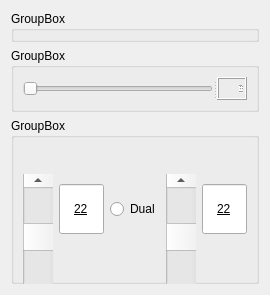
         <widget class="QWidget" name="tab_2">
          <attribute name="title">
           <string>AC Simulation</string>
          </attribute>
          <layout class="QGridLayout" name="gridLayout_6">
           <item row="3" column="0">
            <widget class="QGroupBox" name="groupBox_5">
             <property name="maximumSize">
              <size>
               <width>300</width>
               <height>220</height>
              </size>
             </property>
             <property name="title">
              <string>GroupBox</string>
             </property>
             <layout class="QHBoxLayout" name="horizontalLayout_11">
              <item>
               <layout class="QHBoxLayout" name="horizontalLayout_9">
                <item>
                 <widget class="QScrollBar" name="scrollBarLeftTemp">
                  <property name="minimumSize">
                   <size>
                    <width>30</width>
                    <height>125</height>
                   </size>
                  </property>
                  <property name="maximumSize">
                   <size>
                    <width>16777215</width>
                    <height>70</height>
                   </size>
                  </property>
                  <property name="toolTip">
                   <string>This is a tool tip</string>
                  </property>
                  <property name="statusTip">
                   <string>This is a status tip</string>
                  </property>
                  <property name="whatsThis">
                   <string>This is &quot;what is this&quot;</string>
                  </property>
                  <property name="value">
                   <number>50</number>
                  </property>
                  <property name="orientation">
                   <enum>Qt::Vertical</enum>
                  </property>
                 </widget>
                </item>
                <item>
                 <widget class="QLineEdit" name="lineEditTempL">
                  <property name="maximumSize">
                   <size>
                    <width>45</width>
                    <height>50</height>
                   </size>
                  </property>
                  <property name="styleSheet">
                   <string notr="true">font: 20pt &quot;华文彩云&quot;;
text-decoration: underline;</string>
                  </property>
                  <property name="text">
                   <string>22</string>
                  </property>
                  <property name="alignment">
                   <set>Qt::AlignCenter</set>
                  </property>
                 </widget>
                </item>
               </layout>
              </item>
              <item>
               <widget class="QRadioButton" name="radioButtonDual">
                <property name="maximumSize">
                 <size>
                  <width>55</width>
                  <height>16777215</height>
                 </size>
                </property>
                <property name="styleSheet">
                 <string notr="true">font: 9pt &quot;Arial&quot;;</string>
                </property>
                <property name="text">
                 <string>Dual</string>
                </property>
               </widget>
              </item>
              <item>
               <layout class="QHBoxLayout" name="horizontalLayout_10">
                <item>
                 <widget class="QScrollBar" name="scrollBarRightTemp">
                  <property name="minimumSize">
                   <size>
                    <width>30</width>
                    <height>125</height>
                   </size>
                  </property>
                  <property name="maximumSize">
                   <size>
                    <width>16777215</width>
                    <height>70</height>
                   </size>
                  </property>
                  <property name="toolTip">
                   <string>This is a tool tip</string>
                  </property>
                  <property name="statusTip">
                   <string>This is a status tip</string>
                  </property>
                  <property name="whatsThis">
                   <string>This is &quot;what is this&quot;</string>
                  </property>
                  <property name="value">
                   <number>50</number>
                  </property>
                  <property name="orientation">
                   <enum>Qt::Vertical</enum>
                  </property>
                 </widget>
                </item>
                <item>
                 <widget class="QLineEdit" name="lineEditTempR">
                  <property name="maximumSize">
                   <size>
                    <width>45</width>
                    <height>50</height>
                   </size>
                  </property>
                  <property name="styleSheet">
                   <string notr="true">font: 20pt &quot;华文彩云&quot;;
text-decoration: underline;</string>
                  </property>
                  <property name="text">
                   <string>22</string>
                  </property>
                  <property name="alignment">
                   <set>Qt::AlignCenter</set>
                  </property>
                 </widget>
                </item>
               </layout>
              </item>
             </layout>
            </widget>
           </item>
           <item row="1" column="0">
            <widget class="QGroupBox" name="groupBox_7">
             <property name="title">
              <string>GroupBox</string>
             </property>
             <widget class="QWidget" name="layoutWidget">
              <property name="geometry">
               <rect>
                <x>330</x>
                <y>40</y>
                <width>89</width>
                <height>62</height>
               </rect>
              </property>
              <layout class="QHBoxLayout" name="horizontalLayout_4">
               <item>
                <widget class="QPushButton" name="pushButtonREC">
                 <property name="minimumSize">
                  <size>
                   <width>60</width>
                   <height>60</height>
                  </size>
                 </property>
                 <property name="maximumSize">
                  <size>
                   <width>60</width>
                   <height>60</height>
                  </size>
                 </property>
                 <property name="styleSheet">
                  <string notr="true">border-radius: 20px;  border: 2px groove gray;
font: 12pt &quot;Arial&quot;;
border-style: outset;</string>
                 </property>
                 <property name="text">
                  <string>REC</string>
                 </property>
                </widget>
               </item>
               <item>
                <widget class="QPushButton" name="dispalyREC">
                 <property name="maximumSize">
                  <size>
                   <width>20</width>
                   <height>20</height>
                  </size>
                 </property>
                 <property name="styleSheet">
                  <string notr="true">background-color: rgb(0, 255, 0);</string>
                 </property>
                 <property name="text">
                  <string/>
                 </property>
                </widget>
               </item>
              </layout>
             </widget>
             <widget class="QWidget" name="layoutWidget">
              <property name="geometry">
               <rect>
                <x>430</x>
                <y>40</y>
                <width>89</width>
                <height>62</height>
               </rect>
              </property>
              <layout class="QHBoxLayout" name="horizontalLayout_5">
               <item>
                <widget class="QPushButton" name="pushButtonDEF">
                 <property name="minimumSize">
                  <size>
                   <width>60</width>
                   <height>60</height>
                  </size>
                 </property>
                 <property name="maximumSize">
                  <size>
                   <width>60</width>
                   <height>60</height>
                  </size>
                 </property>
                 <property name="styleSheet">
                  <string notr="true">border-radius: 20px;  border: 2px groove gray;
font: 12pt &quot;Arial&quot;;
border-style: outset;</string>
                 </property>
                 <property name="text">
                  <string>DEF</string>
                 </property>
                </widget>
               </item>
               <item>
                <widget class="QPushButton" name="displayDEF">
                 <property name="maximumSize">
                  <size>
                   <width>20</width>
                   <height>20</height>
                  </size>
                 </property>
                 <property name="styleSheet">
                  <string notr="true">background-color: rgb(0, 255, 0);</string>
                 </property>
                 <property name="text">
                  <string/>
                 </property>
                </widget>
               </item>
              </layout>
             </widget>
             <widget class="QWidget" name="layoutWidget">
              <property name="geometry">
               <rect>
                <x>530</x>
                <y>40</y>
                <width>89</width>
                <height>62</height>
               </rect>
              </property>
              <layout class="QHBoxLayout" name="horizontalLayout_6">
               <item>
                <widget class="QPushButton" name="pushButtonWIN">
                 <property name="minimumSize">
                  <size>
                   <width>60</width>
                   <height>60</height>
                  </size>
                 </property>
                 <property name="maximumSize">
                  <size>
                   <width>60</width>
                   <height>60</height>
                  </size>
                 </property>
                 <property name="styleSheet">
                  <string notr="true">border-radius: 20px;  border: 2px groove gray;
font: 12pt &quot;Arial&quot;;
border-style: outset;</string>
                 </property>
                 <property name="text">
                  <string>Win</string>
                 </property>
                </widget>
               </item>
               <item>
                <widget class="QPushButton" name="displayWIN">
                 <property name="maximumSize">
                  <size>
                   <width>20</width>
                   <height>20</height>
                  </size>
                 </property>
                 <property name="styleSheet">
                  <string notr="true">background-color: rgb(0, 255, 0);</string>
                 </property>
                 <property name="text">
                  <string/>
                 </property>
                </widget>
               </item>
              </layout>
             </widget>
             <widget class="QWidget" name="layoutWidget">
              <property name="geometry">
               <rect>
                <x>630</x>
                <y>40</y>
                <width>89</width>
                <height>62</height>
               </rect>
              </property>
              <layout class="QHBoxLayout" name="horizontalLayout_7">
               <item>
                <widget class="QPushButton" name="pushButtonFOOT">
                 <property name="minimumSize">
                  <size>
                   <width>60</width>
                   <height>60</height>
                  </size>
                 </property>
                 <property name="maximumSize">
                  <size>
                   <width>60</width>
                   <height>60</height>
                  </size>
                 </property>
                 <property name="styleSheet">
                  <string notr="true">border-radius: 20px;  border: 2px groove gray;
font: 12pt &quot;Arial&quot;;
border-style: outset;</string>
                 </property>
                 <property name="text">
                  <string>FOOT</string>
                 </property>
                </widget>
               </item>
               <item>
                <widget class="QPushButton" name="displayFOOT">
                 <property name="maximumSize">
                  <size>
                   <width>20</width>
                   <height>20</height>
                  </size>
                 </property>
                 <property name="styleSheet">
                  <string notr="true">background-color: rgb(0, 255, 0);</string>
                 </property>
                 <property name="text">
                  <string/>
                 </property>
                </widget>
               </item>
              </layout>
             </widget>
             <widget class="QWidget" name="layoutWidget">
              <property name="geometry">
               <rect>
                <x>730</x>
                <y>40</y>
                <width>89</width>
                <height>62</height>
               </rect>
              </property>
              <layout class="QHBoxLayout" name="horizontalLayout_8">
               <item>
                <widget class="QPushButton" name="pushButtonFACE">
                 <property name="minimumSize">
                  <size>
                   <width>60</width>
                   <height>60</height>
                  </size>
                 </property>
                 <property name="maximumSize">
                  <size>
                   <width>60</width>
                   <height>60</height>
                  </size>
                 </property>
                 <property name="styleSheet">
                  <string notr="true">border-radius: 20px;  border: 2px groove gray;
font: 12pt &quot;Arial&quot;;
border-style: outset;</string>
                 </property>
                 <property name="text">
                  <string>FACE</string>
                 </property>
                </widget>
               </item>
               <item>
                <widget class="QPushButton" name="displayFACE">
                 <property name="maximumSize">
                  <size>
                   <width>20</width>
                   <height>20</height>
                  </size>
                 </property>
                 <property name="styleSheet">
                  <string notr="true">background-color: rgb(0, 255, 0);</string>
                 </property>
                 <property name="text">
                  <string/>
                 </property>
                </widget>
               </item>
              </layout>
             </widget>
             <widget class="QWidget" name="layoutWidget">
              <property name="geometry">
               <rect>
                <x>10</x>
                <y>40</y>
                <width>89</width>
                <height>62</height>
               </rect>
              </property>
              <layout class="QHBoxLayout" name="horizontalLayout">
               <item>
                <widget class="QPushButton" name="pushButtonON">
                 <property name="minimumSize">
                  <size>
                   <width>60</width>
                   <height>60</height>
                  </size>
                 </property>
                 <property name="maximumSize">
                  <size>
                   <width>60</width>
                   <height>60</height>
                  </size>
                 </property>
                 <property name="styleSheet">
                  <string notr="true">border-radius: 20px;  border: 2px groove gray;
font: 12pt &quot;Arial&quot;;
border-style: outset;</string>
                 </property>
                 <property name="text">
                  <string>ON</string>
                 </property>
                </widget>
               </item>
               <item>
                <widget class="QPushButton" name="displayON">
                 <property name="maximumSize">
                  <size>
                   <width>20</width>
                   <height>20</height>
                  </size>
                 </property>
                 <property name="styleSheet">
                  <string notr="true">background-color: rgb(0, 255, 0);</string>
                 </property>
                 <property name="text">
                  <string/>
                 </property>
                </widget>
               </item>
              </layout>
             </widget>
             <widget class="QWidget" name="layoutWidget">
              <property name="geometry">
               <rect>
                <x>110</x>
                <y>40</y>
                <width>89</width>
                <height>62</height>
               </rect>
              </property>
              <layout class="QHBoxLayout" name="horizontalLayout_2">
               <item>
                <widget class="QPushButton" name="pushButtonAUTO">
                 <property name="minimumSize">
                  <size>
                   <width>60</width>
                   <height>60</height>
                  </size>
                 </property>
                 <property name="maximumSize">
                  <size>
                   <width>60</width>
                   <height>60</height>
                  </size>
                 </property>
                 <property name="styleSheet">
                  <string notr="true">border-radius: 20px;  border: 2px groove gray;
font: 12pt &quot;Arial&quot;;
border-style: outset;</string>
                 </property>
                 <property name="text">
                  <string>AUTO</string>
                 </property>
                </widget>
               </item>
               <item>
                <widget class="QPushButton" name="displayAUTO">
                 <property name="maximumSize">
                  <size>
                   <width>20</width>
                   <height>20</height>
                  </size>
                 </property>
                 <property name="styleSheet">
                  <string notr="true">background-color: rgb(0, 255, 0);</string>
                 </property>
                 <property name="text">
                  <string/>
                 </property>
                </widget>
               </item>
              </layout>
             </widget>
             <widget class="QWidget" name="layoutWidget">
              <property name="geometry">
               <rect>
                <x>220</x>
                <y>40</y>
                <width>89</width>
                <height>62</height>
               </rect>
              </property>
              <layout class="QHBoxLayout" name="horizontalLayout_3">
               <item>
                <widget class="QPushButton" name="pushButtonAC">
                 <property name="minimumSize">
                  <size>
                   <width>60</width>
                   <height>60</height>
                  </size>
                 </property>
                 <property name="maximumSize">
                  <size>
                   <width>60</width>
                   <height>60</height>
                  </size>
                 </property>
                 <property name="styleSheet">
                  <string notr="true">border-radius: 20px;  border: 2px groove gray;
font: 12pt &quot;Arial&quot;;
border-style: outset;</string>
                 </property>
                 <property name="text">
                  <string>AC</string>
                 </property>
                </widget>
               </item>
               <item>
                <widget class="QPushButton" name="displayAC">
                 <property name="maximumSize">
                  <size>
                   <width>20</width>
                   <height>20</height>
                  </size>
                 </property>
                 <property name="styleSheet">
                  <string notr="true">background-color: rgb(0, 255, 0);</string>
                 </property>
                 <property name="text">
                  <string/>
                 </property>
                </widget>
               </item>
              </layout>
             </widget>
            </widget>
           </item>
           <item row="2" column="0">
            <widget class="QGroupBox" name="groupBox_6">
             <property name="title">
              <string>GroupBox</string>
             </property>
             <layout class="QGridLayout" name="gridLayout_9">
              <item row="0" column="0">
               <widget class="QSplitter" name="splitter">
                <property name="orientation">
                 <enum>Qt::Horizontal</enum>
                </property>
                <widget class="QSlider" name="horizontalSliderBlwrLvl">
                 <property name="minimumSize">
                  <size>
                   <width>0</width>
                   <height>0</height>
                  </size>
                 </property>
                 <property name="maximumSize">
                  <size>
                   <width>400</width>
                   <height>16777215</height>
                  </size>
                 </property>
                 <property name="toolTip">
                  <string>This is a tool tip</string>
                 </property>
                 <property name="statusTip">
                  <string>This is a status tip</string>
                 </property>
                 <property name="whatsThis">
                  <string>This is &quot;what is this&quot;</string>
                 </property>
                 <property name="minimum">
                  <number>1</number>
                 </property>
                 <property name="maximum">
                  <number>7</number>
                 </property>
                 <property name="value">
                  <number>1</number>
                 </property>
                 <property name="orientation">
                  <enum>Qt::Horizontal</enum>
                 </property>
                </widget>
                <widget class="QLCDNumber" name="displayBlwrLvl">
                 <property name="maximumSize">
                  <size>
                   <width>30</width>
                   <height>50</height>
                  </size>
                 </property>
                 <property name="digitCount">
                  <number>7</number>
                 </property>
                </widget>
               </widget>
              </item>
             </layout>
            </widget>
           </item>
          </layout>
         </widget>
